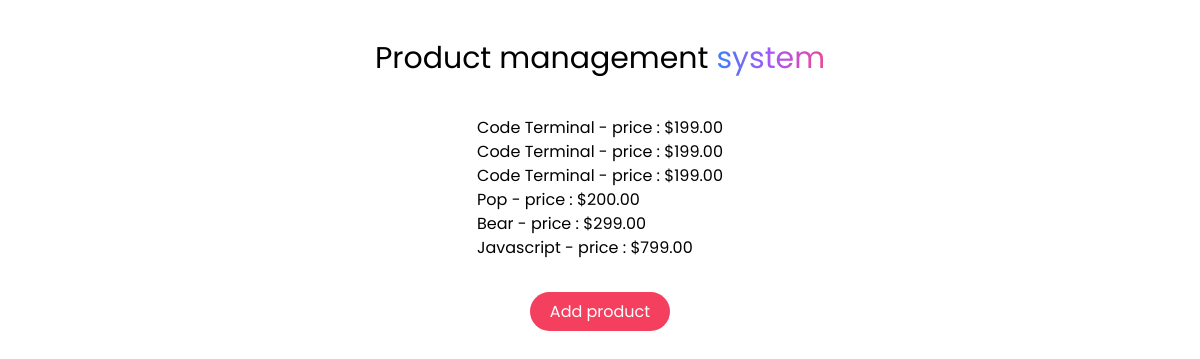
The page / on the database its author committed.
### tables this page shows
CREATE TABLE `products` (
  `product_id` int(11) NOT NULL,
  `product_name` varchar(255) NOT NULL,
  `product_price` decimal(10,2) NOT NULL
);

### index.php (the view, shortened to what this page needs)
<!DOCTYPE html>
<html lang="en">
<head>
    <script src="https://cdn.tailwindcss.com"></script>
</head>
<body>
    <h1 class='text-center text-3xl p-10'>Product management <span class='bg-gradient-to-r from-blue-500 via-purple-500 to-pink-500 text-transparent bg-clip-text'>system</span></h1>
    <?php
    include 'db_connection.php';
    $sql = "SELECT * FROM products";
    $result = $conn->query($sql);
    if ($result->num_rows > 0) {
        echo "<div class='flex justify-center pb-10'>";
        echo "<ul>";
        while ($row = $result->fetch_assoc()) {
            echo "<li>" . $row["product_name"] . " - price : $" . $row["product_price"] . "</li>";
        }
        echo "</ul>";
        echo "</div>";
    } else {
        echo "Product not found";
    }
    ?>
    <div class='flex justify-center'>
        <p><a href="add_product.php" class='bg-rose-500 rounded-full px-5 py-2 text-white hover:bg-rose-600 transition'>Add product</a></p>
    </div>
</body>
</html>

### index.php (style rules this page uses)
* { font-family: 'Poppins', sans-serif; }

### rows shown on the page
products: product_name "Code Terminal", product_price "199.00"
products: product_name "Code Terminal", product_price "199.00"
products: product_name "Code Terminal", product_price "199.00"
products: product_name "Pop", product_price "200.00"
products: product_name "Bear", product_price "299.00"
products: product_name "Javascript", product_price "799.00"
